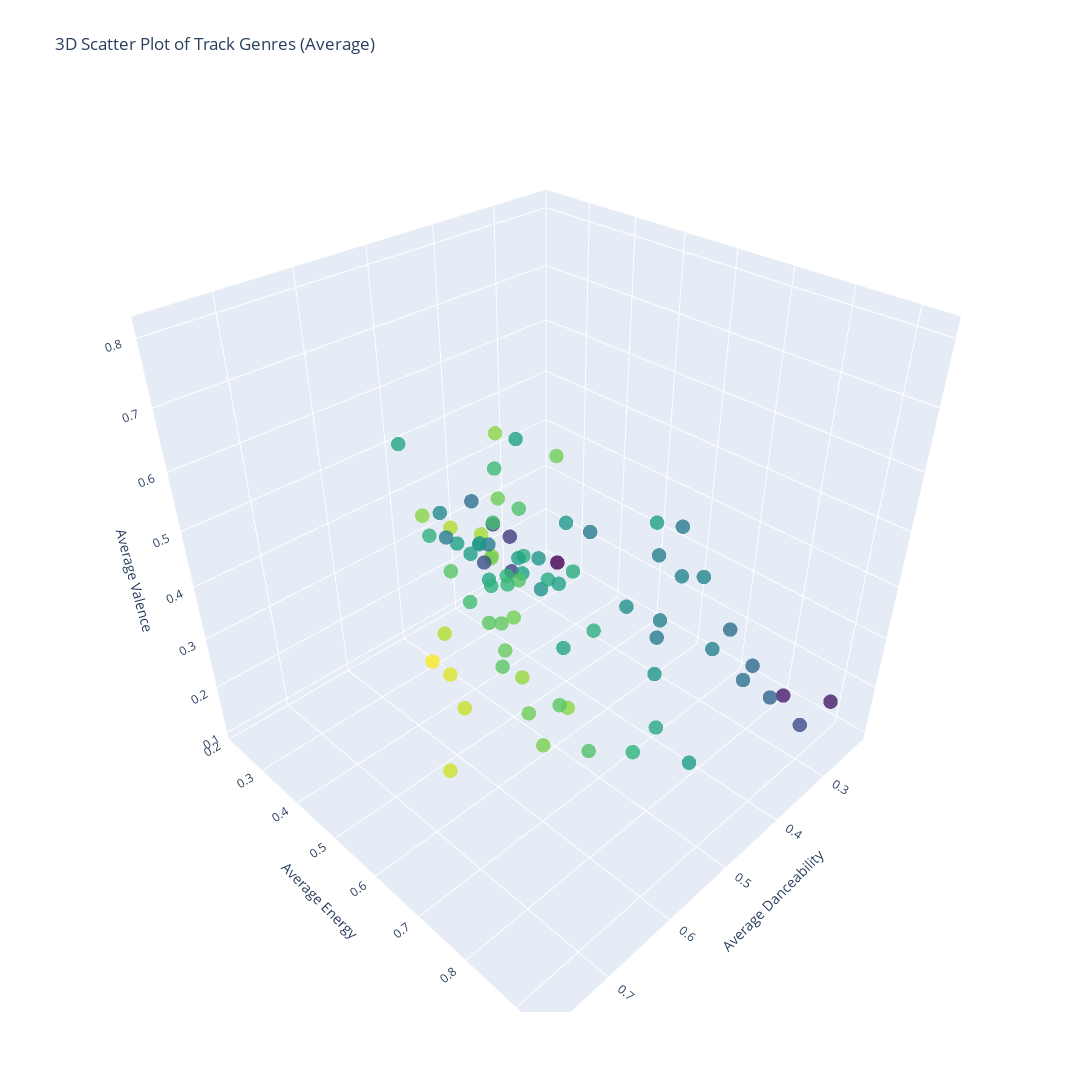

Source (notebook cell):
### Markdown cell above
### Valence, Energy, Danceability

### Code cell
import plotly.graph_objs as go

temp_df = original_data[['genre', 'danceability', 'energy', 'valence']]

average_data = temp_df.groupby('genre').mean().reset_index()

trace = go.Scatter3d(
    x=average_data['danceability'],
    y=average_data['energy'],
    z=average_data['valence'],
    mode='markers',
    marker=dict(
        size=5,
        color=average_data['genre'].astype('category').cat.codes,
        colorscale='Viridis',
        opacity=0.8
    ),
    text=average_data['genre']
)

layout = go.Layout(
    title='3D Scatter Plot of Track Genres (Average)',
    scene=dict(
        xaxis=dict(title='Average Danceability'),
        yaxis=dict(title='Average Energy'),
        zaxis=dict(title='Average Valence')
    )
)

fig = go.Figure(data=[trace], layout=layout)

fig.update_layout(
    width=1200,
    height=1200,
    scene=dict(
        aspectmode='cube'
    )
)

fig.update_traces(marker=dict(color=average_data['danceability'], 
                              colorscale='Viridis', 
                              cmin=average_data['danceability'].min(), 
                              cmax=average_data['danceability'].max()),
                  selector=dict(mode='markers'))

fig.update_traces(hovertemplate='<b>Genre:</b> %{text}<br>'
                                '<b>Average Danceability:</b> %{x}<br>'
                                '<b>Average Energy:</b> %{y}<br>'
                                '<b>Average Valence:</b> %{z}<br>',
                    selector=dict(type='scatter3d'))

fig.show()

### Figure 1 — Plotly figure (JSON) as saved in the notebook; plotly's stock layout.template omitted (floating-point values rounded to 4 significant figures)
{"data": [{"hovertemplate": "<b>Genre:</b> %{text}<br><b>Average Danceability:</b> %{x}<br><b>Average Energy:</b> %{y}<br><b>Average Valence:</b> %{z}<br>", "marker": {"cmax": 0.7743, "cmin": 0.2246, "color": [0.5353, 0.6526, 0.5023, 0.3294, 0.265, 0.5222, 0.6782, 0.5489, 0.7743, 0.6065, 0.3352, 0.5507, 0.5867, 0.5709, 0.6585, 0.7103, 0.353, 0.745, 0.731, 0.6817, 0.5566, 0.6461, 0.6533, 0.6306, 0.6388, 0.6343, 0.4647, 0.5271, 0.6539, 0.5783, 0.6577, 0.4593, 0.5113, 0.5147, 0.4521, 0.2674, 0.5733, 0.4869, 0.4249, 0.4679, 0.5272, 0.4127, 0.7118, 0.687, 0.5363, 0.5404, 0.5084, 0.5804, 0.6219, 0.4273, 0.3992, 0.7358, 0.363, 0.3197, 0.7016, 0.4582, 0.5918, 0.61, 0.452, 0.6215, 0.4559, 0.4759, 0.475, 0.5617, 0.538, 0.4295, 0.6749, 0.6771, 0.5994, 0.6178, 0.4515, 0.5325, 0.5358, 0.2246, 0.5144, 0.6276, 0.5643, 0.5413, 0.5491, 0.6637, 0.5783, 0.6315], "colorscale": [[0, "#440154"], [0.1111, "#482878"], [0.2222, "#3e4989"], [0.3333, "#31688e"], [0.4444, "#26828e"], [0.5556, "#1f9e89"], [0.6667, "#35b779"], [0.7778, "#6ece58"], [0.8889, "#b5de2b"], [1, "#fde725"]], "opacity": 0.8, "size": 5}, "mode": "markers", "text": ["acoustic", "afrobeat", "alt-rock", "ambient", "black-metal", "blues", "breakbeat", "cantopop", "chicago-house", "chill", "classical", "club", "comedy", "country", "dance", "dancehall", "death-metal", "deep-house", "detroit-techno", "disco", "drum-and-bass", "dub", "dubstep", "edm", "electro", "electronic", "emo", "folk", "forro", "french", "funk", "garage", "german", "gospel", "goth", "grindcore", "groove", "guitar", "hard-rock", "hardcore", "hardstyle", "heavy-metal", "hip-hop", "house", "indian", "indie-pop", "industrial", "jazz", "k-pop", "metal", "metalcore", "minimal-techno", "new-age", "opera", "party", "piano", "pop", "pop-film", "power-pop", "progressive-house", "psych-rock", "punk", "punk-rock", "rock", "rock-n-roll", "romance", "sad", "salsa", "samba", "sertanejo", "show-tunes", "singer-songwriter", "ska", "sleep", "songwriter", "soul", "spanish", "swedish", "tango", "techno", "trance", "trip-hop"], "type": "scatter3d", "x": [0.5353, 0.6526, 0.5023, 0.3294, 0.265, 0.5222, 0.6782, 0.5489, 0.7743, 0.6065, 0.3352, 0.5507, 0.5867, 0.5709, 0.6585, 0.7103, 0.353, 0.745, 0.731, 0.6817, 0.5566, 0.6461, 0.6533, 0.6306, 0.6388, 0.6343, 0.4647, 0.5271, 0.6539, 0.5783, 0.6577, 0.4593, 0.5113, 0.5147, 0.4521, 0.2674, 0.5733, 0.4869, 0.4249, 0.4679, 0.5272, 0.4127, 0.7118, 0.687, 0.5363, 0.5404, 0.5084, 0.5804, 0.6219, 0.4273, 0.3992, 0.7358, 0.363, 0.3197, 0.7016, 0.4582, 0.5918, 0.61, 0.452, 0.6215, 0.4559, 0.4759, 0.475, 0.5617, 0.538, 0.4295, 0.6749, 0.6771, 0.5994, 0.6178, 0.4515, 0.5325, 0.5358, 0.2246, 0.5144, 0.6276, 0.5643, 0.5413, 0.5491, 0.6637, 0.5783, 0.6315], "y": [0.4279, 0.6937, 0.74, 0.2632, 0.8344, 0.6455, 0.8454, 0.5198, 0.7483, 0.5617, 0.2218, 0.6787, 0.613, 0.6255, 0.7255, 0.6931, 0.9331, 0.7317, 0.733, 0.7219, 0.8613, 0.6899, 0.7436, 0.7722, 0.6738, 0.667, 0.7632, 0.4677, 0.7929, 0.5671, 0.6854, 0.7476, 0.5815, 0.5811, 0.7471, 0.9212, 0.7622, 0.3109, 0.8491, 0.8603, 0.8947, 0.8838, 0.6714, 0.7784, 0.5675, 0.581, 0.8041, 0.4348, 0.6853, 0.8829, 0.9094, 0.7029, 0.2338, 0.2465, 0.7338, 0.2772, 0.6213, 0.6216, 0.7771, 0.8158, 0.613, 0.8413, 0.8048, 0.6613, 0.5688, 0.3057, 0.5815, 0.7275, 0.612, 0.6822, 0.3778, 0.4546, 0.8178, 0.2537, 0.45, 0.5563, 0.7115, 0.6565, 0.322, 0.7845, 0.8467, 0.6381], "z": [0.43, 0.6955, 0.4538, 0.1587, 0.1528, 0.5609, 0.4814, 0.4174, 0.5705, 0.4386, 0.2501, 0.3803, 0.4976, 0.5269, 0.5385, 0.6885, 0.2293, 0.5174, 0.452, 0.6449, 0.3535, 0.4548, 0.3842, 0.3982, 0.486, 0.4038, 0.4154, 0.4431, 0.7937, 0.4507, 0.6083, 0.5169, 0.407, 0.4649, 0.3653, 0.1972, 0.4758, 0.4047, 0.4182, 0.4219, 0.2838, 0.3631, 0.5213, 0.4953, 0.4724, 0.4548, 0.3746, 0.4755, 0.5507, 0.3473, 0.3079, 0.3251, 0.1861, 0.2244, 0.6933, 0.3222, 0.4906, 0.6026, 0.5734, 0.3367, 0.4901, 0.5392, 0.5209, 0.4993, 0.6688, 0.3921, 0.6334, 0.8079, 0.6739, 0.6558, 0.3518, 0.4221, 0.6489, 0.1067, 0.4282, 0.5033, 0.5402, 0.476, 0.5697, 0.3634, 0.317, 0.4616]}], "layout": {"height": 1200, "scene": {"aspectmode": "cube", "xaxis": {"title": {"text": "Average Danceability"}}, "yaxis": {"title": {"text": "Average Energy"}}, "zaxis": {"title": {"text": "Average Valence"}}}, "title": {"text": "3D Scatter Plot of Track Genres (Average)"}, "width": 1200}}
